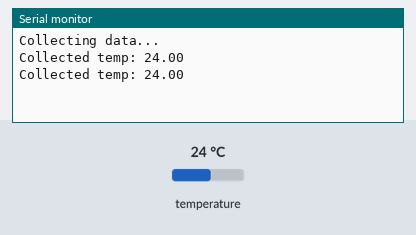
A sketch run on a simulated Arduino MKR. Shown: the last lines printed to the serial monitor. The inputs (shaded band) are chosen by the test bench; at power-on: temperature 24 °C.

Above: at 1.8 s.
1.9 s: temperature set to 12 °C
At 2.8 s:
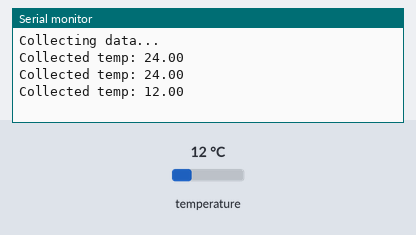
3.4 s: temperature set to 19 °C
At 4.8 s:
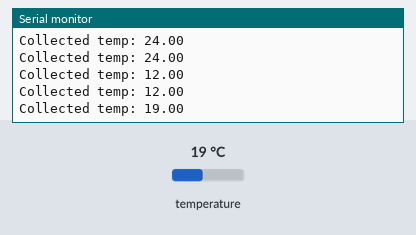
Timing chart, 0 to 6.4 s (numbered marks = the images above; inputs shaded):
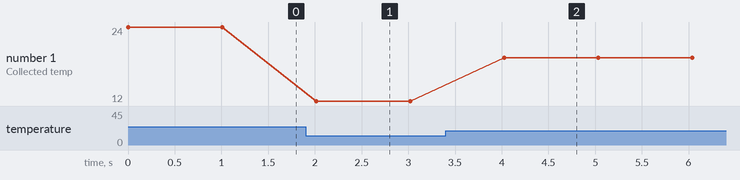

The sketch:

collected_reported.ino
```cpp
#include <Arduino_MKRENV.h>

const int N = 10;           // how many samples to store
float temps[N];             // array to store temperatures
int indexPos = 0;           // next position to write into the array

void setup() {
  Serial.begin(9600);

  // Start the ENV shield sensors
  if (!ENV.begin()) {
    Serial.println("ENV Shield not detected!");
    while (true) { }        // stop here
  }

  Serial.println("Collecting data...");
}

void loop() {
  // 1) COLLECT data (one sample)
  float t = ENV.readTemperature();   // Celsius
  temps[indexPos] = t;
  indexPos++;

  Serial.print("Collected temp: ");
  Serial.println(t);

  delay(1000);  // 1 second (simple timing for beginners)

  // 2) When we collected N samples, REPORT a summary
  if (indexPos == N) {
    float avg = average(temps, N);
    float mn  = minimum(temps, N);
    float mx  = maximum(temps, N);

    Serial.println("---- REPORTED SUMMARY (last 10 seconds) ----");
    Serial.print("Average: "); Serial.println(avg);
    Serial.print("Min: ");     Serial.println(mn);
    Serial.print("Max: ");     Serial.println(mx);
    Serial.println("-------------------------------------------");

    indexPos = 0; // start collecting again (overwrite old data)
  }
}

// Compute average
float average(float arr[], int size) {
  float sum = 0;
  for (int i = 0; i < size; i++) {
    sum += arr[i];
  }
  return sum / size;
}

// Compute minimum
float minimum(float arr[], int size) {
  float mn = arr[0];
  for (int i = 1; i < size; i++) {
    if (arr[i] < mn) mn = arr[i];
  }
  return mn;
}

// Compute maximum
float maximum(float arr[], int size) {
  float mx = arr[0];
  for (int i = 1; i < size; i++) {
    if (arr[i] > mx) mx = arr[i];
  }
  return mx;
}
```

Measured:
- after the input at 1.9 s, the serial monitor: prints a new line after 0.12 s (image 1)
- after the input at 3.4 s, the serial monitor: prints a new line after 0.63 s (image 2)
- plotted number 1: 24 → 12 after the input at 1.9 s, 12 → 19 after the input at 3.4 s
